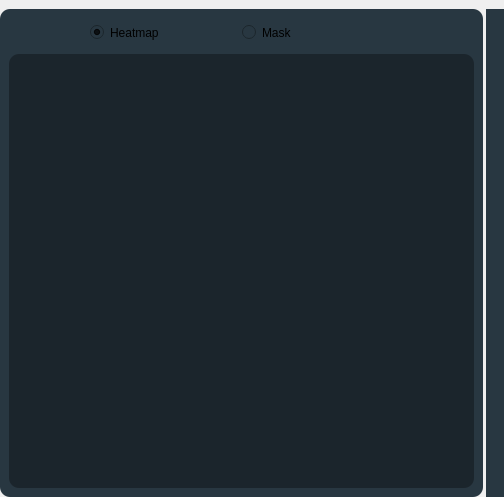
                  <widget class="QWidget" name="widget_17" native="true">
                   <property name="minimumSize">
                    <size>
                     <width>0</width>
                     <height>497</height>
                    </size>
                   </property>
                   <property name="styleSheet">
                    <string notr="true">border-width: 2px;
border-radius:10px;
</string>
                   </property>
                   <layout class="QHBoxLayout" name="horizontalLayout_21">
                    <property name="spacing">
                     <number>3</number>
                    </property>
                    <property name="leftMargin">
                     <number>0</number>
                    </property>
                    <property name="topMargin">
                     <number>9</number>
                    </property>
                    <property name="rightMargin">
                     <number>0</number>
                    </property>
                    <property name="bottomMargin">
                     <number>0</number>
                    </property>
                    <item>
                     <widget class="QFrame" name="frame_23">
                      <property name="styleSheet">
                       <string notr="true">background-color: #283741
</string>
                      </property>
                      <property name="frameShape">
                       <enum>QFrame::StyledPanel</enum>
                      </property>
                      <property name="frameShadow">
                       <enum>QFrame::Raised</enum>
                      </property>
                      <layout class="QVBoxLayout" name="verticalLayout_19">
                       <item>
                        <widget class="QWidget" name="widget_19" native="true">
                         <property name="minimumSize">
                          <size>
                           <width>465</width>
                           <height>30</height>
                          </size>
                         </property>
                         <property name="maximumSize">
                          <size>
                           <width>16777215</width>
                           <height>30</height>
                          </size>
                         </property>
                         <property name="styleSheet">
                          <string notr="true"/>
                         </property>
                         <layout class="QHBoxLayout" name="horizontalLayout_23">
                          <property name="spacing">
                           <number>0</number>
                          </property>
                          <property name="leftMargin">
                           <number>0</number>
                          </property>
                          <property name="topMargin">
                           <number>0</number>
                          </property>
                          <property name="rightMargin">
                           <number>0</number>
                          </property>
                          <property name="bottomMargin">
                           <number>0</number>
                          </property>
                          <item alignment="Qt::AlignHCenter">
                           <widget class="QRadioButton" name="heatmap_expert">
                            <property name="enabled">
                             <bool>true</bool>
                            </property>
                            <property name="text">
                             <string>Heatmap</string>
                            </property>
                            <property name="checked">
                             <bool>true</bool>
                            </property>
                           </widget>
                          </item>
                          <item>
                           <widget class="QRadioButton" name="mask_expert">
                            <property name="minimumSize">
                             <size>
                              <width>232</width>
                              <height>0</height>
                             </size>
                            </property>
                            <property name="text">
                             <string>Mask</string>
                            </property>
                           </widget>
                          </item>
                         </layout>
                        </widget>
                       </item>
                       <item>
                        <widget class="QFrame" name="heatLabel_expert">
                         <property name="styleSheet">
                          <string notr="true">background-color: rgb(27, 37, 44);</string>
                         </property>
                         <property name="frameShape">
                          <enum>QFrame::StyledPanel</enum>
                         </property>
                         <property name="frameShadow">
                          <enum>QFrame::Raised</enum>
                         </property>
                        </widget>
                       </item>
                      </layout>
                     </widget>
                    </item>
                    <item>
                     <widget class="QFrame" name="frame_22">
                      <property name="styleSheet">
                       <string notr="true">background-color: #283741
</string>
                      </property>
                      <property name="frameShape">
                       <enum>QFrame::StyledPanel</enum>
                      </property>
                      <property name="frameShadow">
                       <enum>QFrame::Raised</enum>
                      </property>
                      <layout class="QGridLayout" name="gridLayout_9">
                       <property name="topMargin">
                        <number>6</number>
                       </property>
                       <property name="bottomMargin">
                        <number>9</number>
                       </property>
                       <item row="1" column="0">
                        <widget class="QFrame" name="imageLabel_expert">
                         <property name="styleSheet">
                          <string notr="true">background-color: rgb(27, 37, 44);</string>
                         </property>
                         <property name="frameShape">
                          <enum>QFrame::StyledPanel</enum>
                         </property>
                         <property name="frameShadow">
                          <enum>QFrame::Raised</enum>
                         </property>
                        </widget>
                       </item>
                      </layout>
                     </widget>
                    </item>
                   </layout>
                  </widget>
